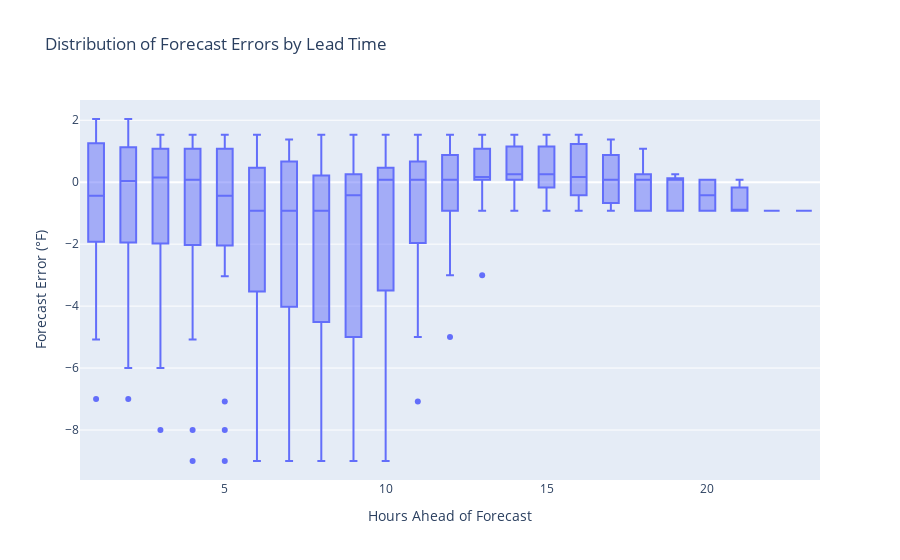
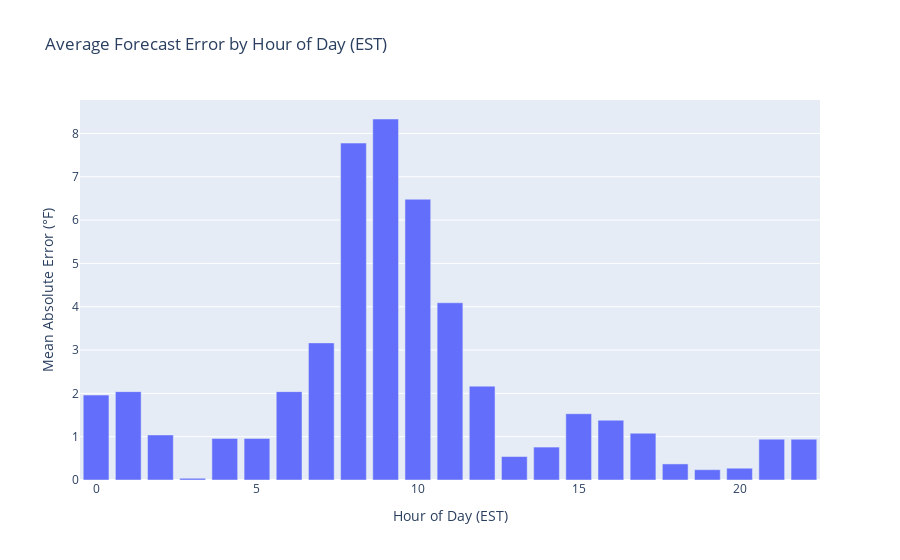
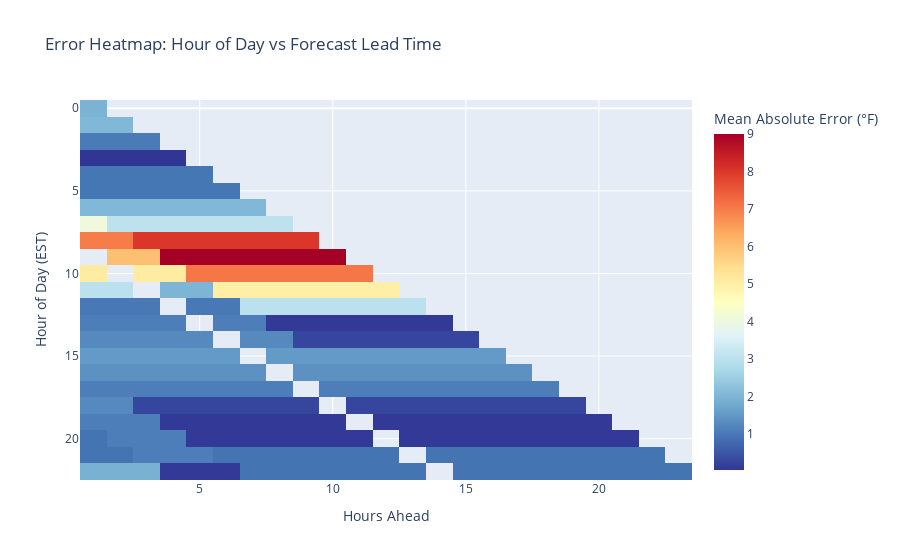
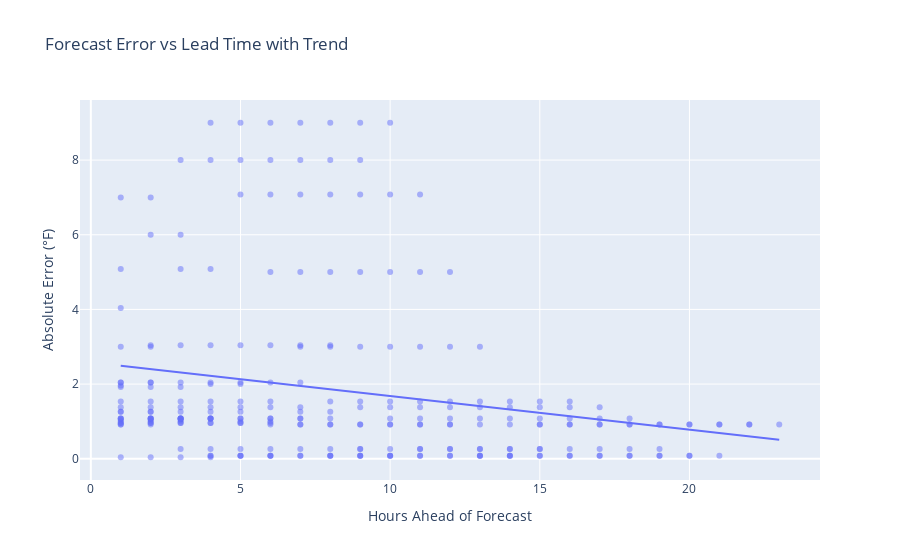

Source (notebook cell) for these figures, in order:
### Code cell
def analyze_forecast_accuracy(df_forecasts, df_observations, grouped_forecasts):
    """Analyze and visualize forecast accuracy from multiple perspectives."""
    accuracy_data = []
    
    for forecast_time_hour, group in grouped_forecasts:
        hour_observations = df_observations[
            (df_observations['observed_time'] >= forecast_time_hour) &
            (df_observations['observed_time'] < forecast_time_hour + timedelta(hours=1))
        ]
        
        if not hour_observations.empty:
            actual_temp = hour_observations['temperature'].mean()
            
            for _, forecast in group.iterrows():
                hours_ahead = (forecast_time_hour - forecast['created_at']).total_seconds() / 3600
                error = forecast['temperature'] - actual_temp
                accuracy_data.append({
                    'forecast_time': forecast_time_hour,
                    'hours_ahead': round(hours_ahead),  # Round to nearest hour for better grouping
                    'error': error,
                    'actual_temp': actual_temp,
                    'forecast_temp': forecast['temperature'],
                    'error_magnitude': abs(error),
                    'hour_of_day': forecast_time_hour.hour,
                    'date': forecast_time_hour.date()
                })
    
    df_accuracy = pd.DataFrame(accuracy_data)
    
    import plotly.express as px
    import plotly.graph_objects as go
    from plotly.subplots import make_subplots
    
    # 1. Box plot of errors by hours ahead
    fig1 = px.box(df_accuracy, 
                  x='hours_ahead',
                  y='error',
                  title='Distribution of Forecast Errors by Lead Time',
                  labels={'hours_ahead': 'Hours Ahead of Forecast',
                         'error': 'Forecast Error (°F)'})
    fig1.show()
    
    # 2. Average absolute error by hour of day

    
    # In this graph, hour_of_day comes from forecast_time_hour which is derived from forecast_time in our data processing:
    # So this graph shows the average error magnitude for each hour of the day that was being forecast for (the forecast_time), not when the forecast was made (created_at).
    #     For example, if the bar at hour 14 (2 PM EST) shows an error of 3°F, this means:
    #         For all forecasts that were predicting the temperature at 2 PM
    #         Regardless of when those forecasts were made (could be 6 hours ahead, 12 hours ahead, etc.)
    #         The average absolute error was 3°F
    
    hourly_mae = df_accuracy.groupby('hour_of_day')['error_magnitude'].mean().reset_index()
    fig2 = px.bar(hourly_mae,
                  x='hour_of_day',
                  y='error_magnitude',
                  title='Average Forecast Error by Hour of Day (EST)',
                  labels={'hour_of_day': 'Hour of Day (EST)',
                         'error_magnitude': 'Mean Absolute Error (°F)'})
    fig2.show()
    
    # 3. Heatmap of average absolute error by hour of day and hours ahead
    pivot_data = df_accuracy.pivot_table(
        values='error_magnitude',
        index='hour_of_day',
        columns='hours_ahead',
        aggfunc='mean'
    )
    
    fig3 = px.imshow(pivot_data,
                     title='Error Heatmap: Hour of Day vs Forecast Lead Time',
                     labels=dict(x='Hours Ahead', y='Hour of Day (EST)', color='Mean Absolute Error (°F)'),
                     aspect='auto',
                     color_continuous_scale='RdYlBu_r')
    fig3.show()
    
    # 4. Summary statistics
    print("\nSummary Statistics:")
    print(f"Overall Mean Absolute Error: {df_accuracy['error_magnitude'].mean():.2f}°F")
    print(f"Median Absolute Error: {df_accuracy['error_magnitude'].median():.2f}°F")
    print("\nMean Absolute Error by Lead Time:")
    print(df_accuracy.groupby('hours_ahead')['error_magnitude'].mean().round(2))
    
    # 5. Scatter plot with simple linear trendline instead of LOWESS
    fig4 = px.scatter(df_accuracy,
                      x='hours_ahead',
                      y='error_magnitude',
                      trendline="ols",  # Changed from "lowess" to "ols" (linear)
                      title='Forecast Error vs Lead Time with Trend',
                      labels={'hours_ahead': 'Hours Ahead of Forecast',
                             'error_magnitude': 'Absolute Error (°F)'},
                      opacity=0.5)
    fig4.show()
    
    return df_accuracy

# Run the analysis
df_accuracy = analyze_forecast_accuracy(df_forecasts, df_observations, grouped_forecasts)

### Figure 1 — Plotly figure (JSON) as saved in the notebook; plotly's stock layout.template omitted (floating-point values rounded to 4 significant figures; data arrays with more than 128 entries replaced by an {"elided": "..."} marker saying what was removed)
{"data": [{"alignmentgroup": "True", "hovertemplate": "Hours Ahead of Forecast=%{x}<br>Forecast Error (°F)=%{y}<extra></extra>", "legendgroup": "", "marker": {"color": "#636efa"}, "name": "", "notched": false, "offsetgroup": "", "orientation": "v", "showlegend": false, "type": "box", "x": {"elided": "262 int values"}, "x0": " ", "xaxis": "x", "y": {"elided": "262 float values"}, "y0": " ", "yaxis": "y"}], "layout": {"boxmode": "group", "legend": {"tracegroupgap": 0}, "title": {"text": "Distribution of Forecast Errors by Lead Time"}, "xaxis": {"anchor": "y", "domain": [0, 1], "title": {"text": "Hours Ahead of Forecast"}}, "yaxis": {"anchor": "x", "domain": [0, 1], "title": {"text": "Forecast Error (°F)"}}}}

### Figure 2 — Plotly figure (JSON) as saved in the notebook; plotly's stock layout.template omitted (floating-point values rounded to 4 significant figures)
{"data": [{"alignmentgroup": "True", "hovertemplate": "Hour of Day (EST)=%{x}<br>Mean Absolute Error (°F)=%{y}<extra></extra>", "legendgroup": "", "marker": {"color": "#636efa", "pattern": {"shape": ""}}, "name": "", "offsetgroup": "", "orientation": "v", "showlegend": false, "textposition": "auto", "type": "bar", "x": [0, 1, 2, 3, 4, 5, 6, 7, 8, 9, 10, 11, 12, 13, 14, 15, 16, 17, 18, 19, 20, 21, 22], "xaxis": "x", "y": [1.96, 2.04, 1.04, 0.04, 0.96, 0.96, 2.04, 3.165, 7.778, 8.333, 6.48, 4.091, 2.167, 0.5415, 0.76, 1.53, 1.38, 1.08, 0.3711, 0.2379, 0.272, 0.9429, 0.9418], "yaxis": "y"}], "layout": {"barmode": "relative", "legend": {"tracegroupgap": 0}, "title": {"text": "Average Forecast Error by Hour of Day (EST)"}, "xaxis": {"anchor": "y", "domain": [0, 1], "title": {"text": "Hour of Day (EST)"}}, "yaxis": {"anchor": "x", "domain": [0, 1], "title": {"text": "Mean Absolute Error (°F)"}}}}

### Figure 3 — Plotly figure (JSON) as saved in the notebook; plotly's stock layout.template omitted (floating-point values rounded to 4 significant figures; data arrays with more than 128 entries replaced by an {"elided": "..."} marker saying what was removed)
{"data": [{"coloraxis": "coloraxis", "hovertemplate": "Hours Ahead: %{x}<br>Hour of Day (EST): %{y}<br>Mean Absolute Error (°F): %{z}<extra></extra>", "name": "0", "type": "heatmap", "x": [1, 2, 3, 4, 5, 6, 7, 8, 9, 10, 11, 12, 13, 14, 15, 16, 17, 18, 19, 20, 21, 22, 23], "xaxis": "x", "y": [0, 1, 2, 3, 4, 5, 6, 7, 8, 9, 10, 11, 12, 13, 14, 15, 16, 17, 18, 19, 20, 21, 22], "yaxis": "y", "z": {"elided": "23x23 float values"}}], "layout": {"coloraxis": {"colorbar": {"title": {"text": "Mean Absolute Error (°F)"}}, "colorscale": [[0, "rgb(49,54,149)"], [0.1, "rgb(69,117,180)"], [0.2, "rgb(116,173,209)"], [0.3, "rgb(171,217,233)"], [0.4, "rgb(224,243,248)"], [0.5, "rgb(255,255,191)"], [0.6, "rgb(254,224,144)"], [0.7, "rgb(253,174,97)"], [0.8, "rgb(244,109,67)"], [0.9, "rgb(215,48,39)"], [1, "rgb(165,0,38)"]]}, "title": {"text": "Error Heatmap: Hour of Day vs Forecast Lead Time"}, "xaxis": {"anchor": "y", "domain": [0, 1], "title": {"text": "Hours Ahead"}}, "yaxis": {"anchor": "x", "autorange": "reversed", "domain": [0, 1], "title": {"text": "Hour of Day (EST)"}}}}

### Figure 4 — Plotly figure (JSON) as saved in the notebook; plotly's stock layout.template omitted (floating-point values rounded to 4 significant figures; data arrays with more than 128 entries replaced by an {"elided": "..."} marker saying what was removed)
{"data": [{"hovertemplate": "Hours Ahead of Forecast=%{x}<br>Absolute Error (°F)=%{y}<extra></extra>", "legendgroup": "", "marker": {"color": "#636efa", "opacity": 0.5, "symbol": "circle"}, "mode": "markers", "name": "", "orientation": "v", "showlegend": false, "type": "scatter", "x": {"elided": "262 int values"}, "xaxis": "x", "y": {"elided": "262 float values"}, "yaxis": "y"}, {"hovertemplate": "<b>OLS trendline</b><br>error_magnitude = -0.0901242 * hours_ahead + 2.58142<br>R<sup>2</sup>=0.051058<br><br>Hours Ahead of Forecast=%{x}<br>Absolute Error (°F)=%{y} <b>(trend)</b><extra></extra>", "legendgroup": "", "marker": {"color": "#636efa", "symbol": "circle"}, "mode": "lines", "name": "", "showlegend": false, "type": "scatter", "x": {"elided": "262 int values"}, "xaxis": "x", "y": {"elided": "262 float values"}, "yaxis": "y"}], "layout": {"legend": {"tracegroupgap": 0}, "title": {"text": "Forecast Error vs Lead Time with Trend"}, "xaxis": {"anchor": "y", "domain": [0, 1], "title": {"text": "Hours Ahead of Forecast"}}, "yaxis": {"anchor": "x", "domain": [0, 1], "title": {"text": "Absolute Error (°F)"}}}}
